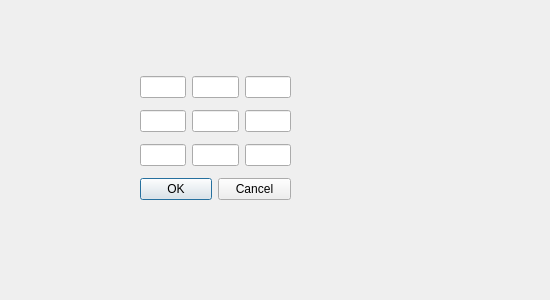
<?xml version="1.0" encoding="UTF-8"?>
<ui version="4.0">
 <class>AffineDialog</class>
 <widget class="QDialog" name="AffineDialog">
  <property name="geometry">
   <rect>
    <x>0</x>
    <y>0</y>
    <width>550</width>
    <height>300</height>
   </rect>
  </property>
  <property name="windowTitle">
   <string>Dialog</string>
  </property>
  <widget class="QWidget" name="">
   <property name="geometry">
    <rect>
     <x>140</x>
     <y>70</y>
     <width>151</width>
     <height>138</height>
    </rect>
   </property>
   <layout class="QVBoxLayout" name="verticalLayout">
    <item>
     <layout class="QHBoxLayout" name="horizontalLayout">
      <item>
       <widget class="QLineEdit" name="lineEdit"/>
      </item>
      <item>
       <widget class="QLineEdit" name="lineEdit_2"/>
      </item>
      <item>
       <widget class="QLineEdit" name="lineEdit_3"/>
      </item>
     </layout>
    </item>
    <item>
     <layout class="QHBoxLayout" name="horizontalLayout_2">
      <item>
       <widget class="QLineEdit" name="lineEdit_4"/>
      </item>
      <item>
       <widget class="QLineEdit" name="lineEdit_5"/>
      </item>
      <item>
       <widget class="QLineEdit" name="lineEdit_6"/>
      </item>
     </layout>
    </item>
    <item>
     <layout class="QHBoxLayout" name="horizontalLayout_3">
      <item>
       <widget class="QLineEdit" name="lineEdit_7"/>
      </item>
      <item>
       <widget class="QLineEdit" name="lineEdit_8"/>
      </item>
      <item>
       <widget class="QLineEdit" name="lineEdit_9"/>
      </item>
     </layout>
    </item>
    <item>
     <widget class="QDialogButtonBox" name="buttonBox">
      <property name="orientation">
       <enum>Qt::Horizontal</enum>
      </property>
      <property name="standardButtons">
       <set>QDialogButtonBox::Cancel|QDialogButtonBox::Ok</set>
      </property>
     </widget>
    </item>
   </layout>
  </widget>
 </widget>
 <resources/>
 <connections>
  <connection>
   <sender>buttonBox</sender>
   <signal>accepted()</signal>
   <receiver>AffineDialog</receiver>
   <slot>accept()</slot>
   <hints>
    <hint type="sourcelabel">
     <x>248</x>
     <y>254</y>
    </hint>
    <hint type="destinationlabel">
     <x>157</x>
     <y>274</y>
    </hint>
   </hints>
  </connection>
  <connection>
   <sender>buttonBox</sender>
   <signal>rejected()</signal>
   <receiver>AffineDialog</receiver>
   <slot>reject()</slot>
   <hints>
    <hint type="sourcelabel">
     <x>316</x>
     <y>260</y>
    </hint>
    <hint type="destinationlabel">
     <x>286</x>
     <y>274</y>
    </hint>
   </hints>
  </connection>
 </connections>
</ui>
